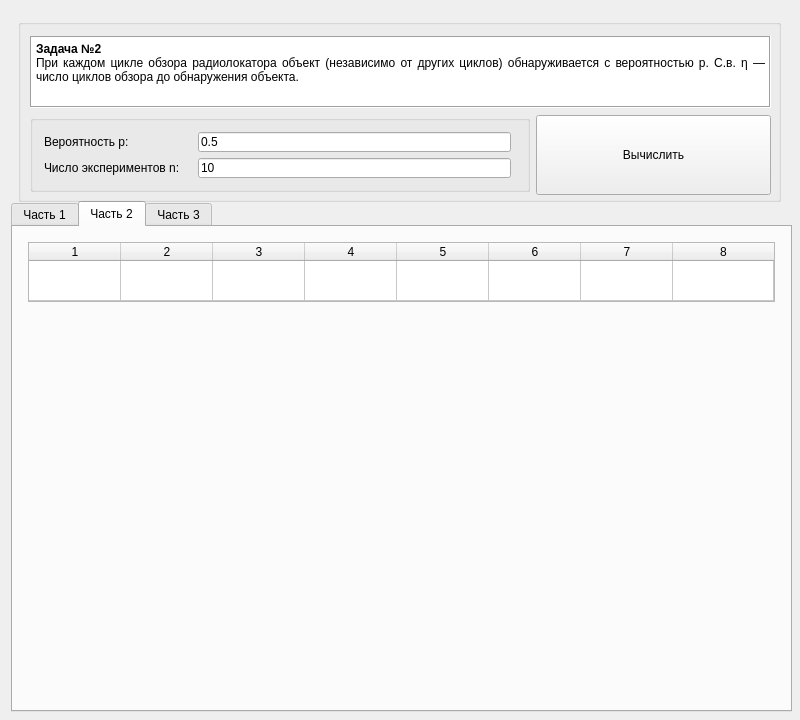
<?xml version="1.0" encoding="UTF-8"?>
<ui version="4.0">
 <class>MainWindow</class>
 <widget class="QMainWindow" name="MainWindow">
  <property name="geometry">
   <rect>
    <x>0</x>
    <y>0</y>
    <width>800</width>
    <height>720</height>
   </rect>
  </property>
  <property name="minimumSize">
   <size>
    <width>800</width>
    <height>720</height>
   </size>
  </property>
  <property name="maximumSize">
   <size>
    <width>800</width>
    <height>720</height>
   </size>
  </property>
  <property name="windowTitle">
   <string>MainWindow</string>
  </property>
  <widget class="QWidget" name="centralwidget">
   <widget class="QTabWidget" name="tabWidget">
    <property name="geometry">
     <rect>
      <x>11</x>
      <y>201</y>
      <width>781</width>
      <height>511</height>
     </rect>
    </property>
    <property name="focusPolicy">
     <enum>Qt::StrongFocus</enum>
    </property>
    <property name="currentIndex">
     <number>1</number>
    </property>
    <property name="movable">
     <bool>false</bool>
    </property>
    <widget class="QWidget" name="tab">
     <attribute name="title">
      <string>Часть 1</string>
     </attribute>
     <layout class="QHBoxLayout" name="horizontalLayout">
      <property name="leftMargin">
       <number>12</number>
      </property>
      <property name="topMargin">
       <number>15</number>
      </property>
      <item>
       <widget class="QTableWidget" name="tableWidgetMain1">
        <property name="mouseTracking">
         <bool>false</bool>
        </property>
        <property name="editTriggers">
         <set>QAbstractItemView::NoEditTriggers</set>
        </property>
        <property name="tabKeyNavigation">
         <bool>true</bool>
        </property>
        <property name="showDropIndicator" stdset="0">
         <bool>true</bool>
        </property>
        <property name="showGrid">
         <bool>true</bool>
        </property>
        <property name="wordWrap">
         <bool>true</bool>
        </property>
        <property name="cornerButtonEnabled">
         <bool>true</bool>
        </property>
        <property name="rowCount">
         <number>0</number>
        </property>
        <property name="columnCount">
         <number>4</number>
        </property>
        <attribute name="horizontalHeaderVisible">
         <bool>true</bool>
        </attribute>
        <attribute name="horizontalHeaderMinimumSectionSize">
         <number>43</number>
        </attribute>
        <attribute name="horizontalHeaderDefaultSectionSize">
         <number>185</number>
        </attribute>
        <attribute name="horizontalHeaderHighlightSections">
         <bool>true</bool>
        </attribute>
        <attribute name="horizontalHeaderShowSortIndicator" stdset="0">
         <bool>false</bool>
        </attribute>
        <attribute name="horizontalHeaderStretchLastSection">
         <bool>true</bool>
        </attribute>
        <attribute name="verticalHeaderVisible">
         <bool>false</bool>
        </attribute>
        <column/>
        <column/>
        <column/>
        <column/>
       </widget>
      </item>
     </layout>
    </widget>
    <widget class="QWidget" name="tab_2">
     <attribute name="title">
      <string>Часть 2</string>
     </attribute>
     <layout class="QHBoxLayout" name="horizontalLayout_3">
      <item>
       <layout class="QVBoxLayout" name="verticalLayout">
        <item>
         <widget class="QFrame" name="horizontalFrame">
          <property name="maximumSize">
           <size>
            <width>16777215</width>
            <height>75</height>
           </size>
          </property>
          <layout class="QHBoxLayout" name="horizontalLayout_6">
           <property name="leftMargin">
            <number>6</number>
           </property>
           <property name="topMargin">
            <number>6</number>
           </property>
           <property name="rightMargin">
            <number>6</number>
           </property>
           <item>
            <widget class="QTableWidget" name="tableWidgetMain1_2">
             <property name="mouseTracking">
              <bool>false</bool>
             </property>
             <property name="tabletTracking">
              <bool>false</bool>
             </property>
             <property name="editTriggers">
              <set>QAbstractItemView::NoEditTriggers</set>
             </property>
             <property name="tabKeyNavigation">
              <bool>true</bool>
             </property>
             <property name="showDropIndicator" stdset="0">
              <bool>true</bool>
             </property>
             <property name="showGrid">
              <bool>true</bool>
             </property>
             <property name="gridStyle">
              <enum>Qt::SolidLine</enum>
             </property>
             <property name="sortingEnabled">
              <bool>false</bool>
             </property>
             <property name="wordWrap">
              <bool>true</bool>
             </property>
             <property name="cornerButtonEnabled">
              <bool>true</bool>
             </property>
             <property name="rowCount">
              <number>1</number>
             </property>
             <property name="columnCount">
              <number>8</number>
             </property>
             <attribute name="horizontalHeaderDefaultSectionSize">
              <number>92</number>
             </attribute>
             <attribute name="horizontalHeaderShowSortIndicator" stdset="0">
              <bool>false</bool>
             </attribute>
             <attribute name="horizontalHeaderStretchLastSection">
              <bool>true</bool>
             </attribute>
             <attribute name="verticalHeaderVisible">
              <bool>false</bool>
             </attribute>
             <attribute name="verticalHeaderShowSortIndicator" stdset="0">
              <bool>false</bool>
             </attribute>
             <attribute name="verticalHeaderStretchLastSection">
              <bool>true</bool>
             </attribute>
             <row/>
             <column/>
             <column/>
             <column/>
             <column/>
             <column/>
             <column/>
             <column/>
             <column/>
            </widget>
           </item>
          </layout>
         </widget>
        </item>
        <item>
         <widget class="QFrame" name="horizontalFrame_2">
          <layout class="QHBoxLayout" name="horizontalLayout_7"/>
         </widget>
        </item>
       </layout>
      </item>
     </layout>
    </widget>
    <widget class="QWidget" name="tab_3">
     <attribute name="title">
      <string>Часть 3</string>
     </attribute>
     <layout class="QHBoxLayout" name="horizontalLayout_4"/>
    </widget>
   </widget>
   <widget class="QFrame" name="horizontalFrame">
    <property name="geometry">
     <rect>
      <x>9</x>
      <y>10</y>
      <width>781</width>
      <height>201</height>
     </rect>
    </property>
    <layout class="QHBoxLayout" name="horizontalLayout_2">
     <item>
      <widget class="QGroupBox" name="formGroupBox">
       <property name="flat">
        <bool>false</bool>
       </property>
       <layout class="QFormLayout" name="formLayout">
        <property name="verticalSpacing">
         <number>7</number>
        </property>
        <property name="topMargin">
         <number>11</number>
        </property>
        <property name="rightMargin">
         <number>7</number>
        </property>
        <property name="bottomMargin">
         <number>7</number>
        </property>
        <item row="0" column="0" colspan="2">
         <widget class="QTextBrowser" name="textBrowser">
          <property name="enabled">
           <bool>true</bool>
          </property>
          <property name="maximumSize">
           <size>
            <width>16777215</width>
            <height>85</height>
           </size>
          </property>
          <property name="mouseTracking">
           <bool>true</bool>
          </property>
          <property name="focusPolicy">
           <enum>Qt::StrongFocus</enum>
          </property>
          <property name="frameShape">
           <enum>QFrame::Box</enum>
          </property>
          <property name="lineWidth">
           <number>1</number>
          </property>
          <property name="midLineWidth">
           <number>0</number>
          </property>
          <property name="html">
           <string>&lt;!DOCTYPE HTML PUBLIC &quot;-//W3C//DTD HTML 4.0//EN&quot; &quot;http://www.w3.org/TR/REC-html40/strict.dtd&quot;&gt;
&lt;html&gt;&lt;head&gt;&lt;meta name=&quot;qrichtext&quot; content=&quot;1&quot; /&gt;&lt;meta charset=&quot;utf-8&quot; /&gt;&lt;style type=&quot;text/css&quot;&gt;
p, li { white-space: pre-wrap; }
hr { height: 1px; border-width: 0; }
&lt;/style&gt;&lt;/head&gt;&lt;body style=&quot; font-family:'Segoe UI'; font-size:9pt; font-weight:400; font-style:normal;&quot;&gt;
&lt;p style=&quot; margin-top:0px; margin-bottom:0px; margin-left:0px; margin-right:0px; -qt-block-indent:0; text-indent:0px;&quot;&gt;&lt;span style=&quot; font-weight:700;&quot;&gt;Задача №2&lt;/span&gt;&lt;/p&gt;
&lt;p align=&quot;justify&quot; style=&quot; margin-top:0px; margin-bottom:0px; margin-left:0px; margin-right:0px; -qt-block-indent:0; text-indent:0px;&quot;&gt;При каждом цикле обзора радиолокатора объект (независимо от других циклов) обнаруживается с вероятностью p. С.в. η — число циклов обзора до обнаружения объекта.&lt;/p&gt;&lt;/body&gt;&lt;/html&gt;</string>
          </property>
         </widget>
        </item>
        <item row="1" column="0">
         <widget class="QGroupBox" name="formGroupBox">
          <property name="enabled">
           <bool>true</bool>
          </property>
          <property name="minimumSize">
           <size>
            <width>500</width>
            <height>0</height>
           </size>
          </property>
          <property name="flat">
           <bool>false</bool>
          </property>
          <property name="checkable">
           <bool>false</bool>
          </property>
          <layout class="QFormLayout" name="formLayout_3">
           <property name="horizontalSpacing">
            <number>18</number>
           </property>
           <property name="verticalSpacing">
            <number>6</number>
           </property>
           <property name="leftMargin">
            <number>11</number>
           </property>
           <property name="topMargin">
            <number>11</number>
           </property>
           <property name="rightMargin">
            <number>16</number>
           </property>
           <property name="bottomMargin">
            <number>11</number>
           </property>
           <item row="0" column="0">
            <widget class="QLabel" name="label">
             <property name="text">
              <string>Вероятность p:</string>
             </property>
            </widget>
           </item>
           <item row="0" column="1">
            <widget class="QLineEdit" name="lineEdit_p">
             <property name="sizePolicy">
              <sizepolicy hsizetype="Preferred" vsizetype="Fixed">
               <horstretch>0</horstretch>
               <verstretch>0</verstretch>
              </sizepolicy>
             </property>
             <property name="text">
              <string>0.5</string>
             </property>
            </widget>
           </item>
           <item row="1" column="0">
            <widget class="QLabel" name="label_2">
             <property name="text">
              <string>Число экспериментов n:</string>
             </property>
            </widget>
           </item>
           <item row="1" column="1">
            <widget class="QLineEdit" name="lineEdit_n">
             <property name="sizePolicy">
              <sizepolicy hsizetype="Preferred" vsizetype="Fixed">
               <horstretch>0</horstretch>
               <verstretch>0</verstretch>
              </sizepolicy>
             </property>
             <property name="text">
              <string>10</string>
             </property>
            </widget>
           </item>
          </layout>
         </widget>
        </item>
        <item row="1" column="1">
         <widget class="QPushButton" name="pushButtonMainRun">
          <property name="minimumSize">
           <size>
            <width>0</width>
            <height>80</height>
           </size>
          </property>
          <property name="text">
           <string>Вычислить</string>
          </property>
         </widget>
        </item>
       </layout>
      </widget>
     </item>
    </layout>
   </widget>
  </widget>
 </widget>
 <resources/>
 <connections/>
</ui>
